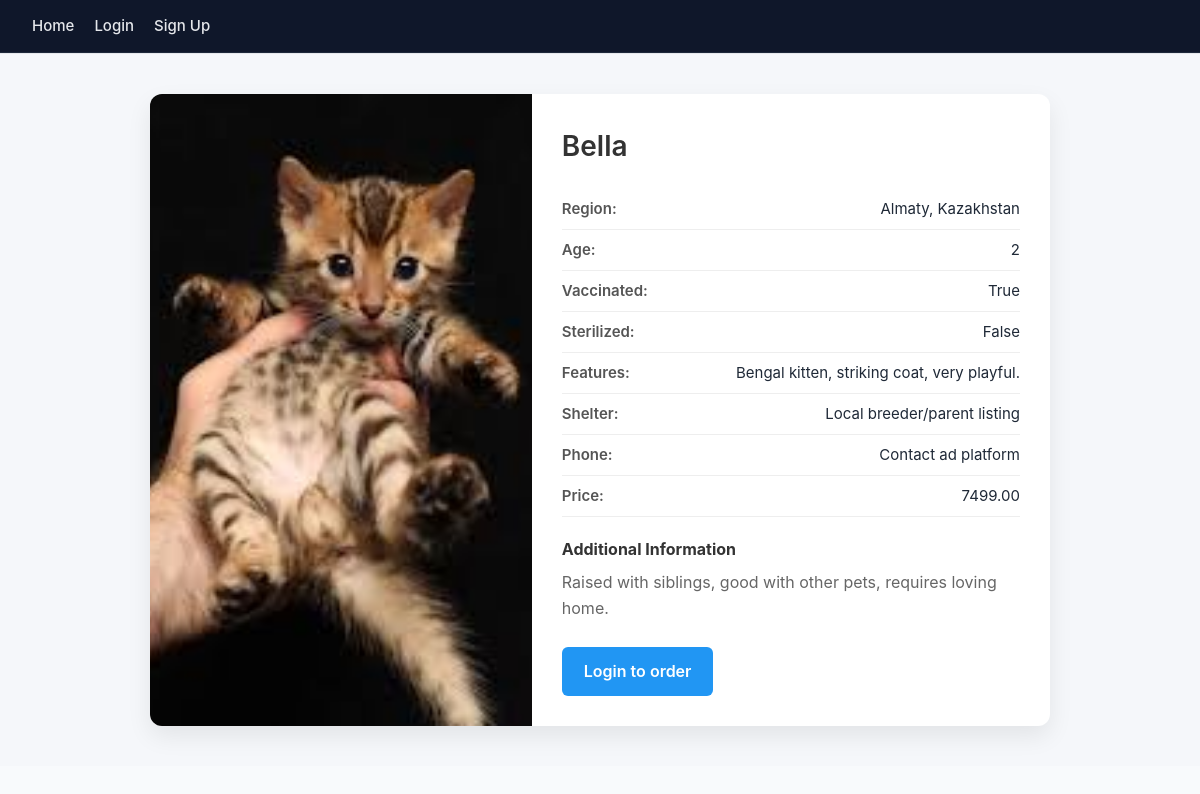
The page /product/8/ on the database its author committed.
### Shop/models.py (models this page shows, shortened)
class Product(models.Model):
    name = models.CharField(max_length=255)
    image = models.ImageField(upload_to='products/', blank=True, null=True)
    region = models.CharField(max_length=100)
    age = models.PositiveIntegerField()
    vaccinated = models.BooleanField(default=False)
    sterilized = models.BooleanField(default=False)
    features = models.TextField(blank=True)
    shelter = models.CharField(max_length=255)
    phone = models.CharField(max_length=20)
    price = models.DecimalField(max_digits=10, decimal_places=2)
    info = models.TextField(blank=True)

### Shop/views.py (the view)
# urls.py: path('product/<int:pk>/', views.product_detail, name='product_detail'),
def product_detail(request, pk):
    product = get_object_or_404(Product, pk=pk)
    return render(request, 'products/product_detail.html', {
        'product': product
    })

### Shop/templates/products/product_detail.html (shortened to what this page needs)
{% extends 'base.html' %}
{% load static %}
{% block css %}
<link rel="stylesheet" href="{% static 'css/product_details.css' %}">
{% endblock %}
{% block content %}
<div class="product-container">
    <div class="product-card">
        <div class="product-image">
            {% if product.image %}
                <img src="{{ product.image.url }}" alt="{{ product.name }}">
            {% else %}
                <img src="{% static 'images/no-image.png' %}" alt="No image available">
            {% endif %}
        </div>
        <div class="product-info">
            <h2 class="product-title">{{ product.name }}</h2>
            <ul class="product-details">
                <li><span>Region:</span> {{ product.region }}</li>
                <li><span>Age:</span> {{ product.age }}</li>
                <li><span>Vaccinated:</span> {{ product.vaccinated }}</li>
                <li><span>Sterilized:</span> {{ product.sterilized }}</li>
                <li><span>Features:</span> {{ product.features }}</li>
                <li><span>Shelter:</span> {{ product.shelter }}</li>
                <li><span>Phone:</span> {{ product.phone }}</li>
                <li><span>Price:</span> {{ product.price }}</li>
            </ul>
            <div class="product-description">
                <h4>Additional Information</h4>
                <p>{{ product.info }}</p>
            </div>
            <div class="product-actions">
                {% if user.is_authenticated %}
                    <a href="{% url 'create_order' product.id %}" class="btn-primary">
                        Adopt / Buy
                    </a>
                {% else %}
                    <a href="{% url 'login' %}" class="btn-secondary">
                        Login to order
                    </a>
                {% endif %}
            </div>
        </div>
    </div>
</div>
{% endblock %}

### Shop/static/css/base.css (style rules this page uses)
* { margin: 0; padding: 0; box-sizing: border-box; }
body { font-family: "Inter", "Segoe UI", Arial, sans-serif; background-color: #f8fafc; color: #1f2937; line-height: 1.6; }
h1, h2, h3 { color: #020617; font-weight: 600; margin-bottom: 14px; }
h2 { font-size: 26px; }
a { color: #2563eb; }
ul { list-style: none; }
li { padding: 8px 0; border-bottom: 1px solid #e5e7eb; }

### Shop/static/css/product_details.css (style rules this page uses)
.product-container { display: flex; justify-content: center; padding: 40px 20px; background-color: #f5f7fa; }
.product-card { display: flex; max-width: 900px; width: 100%; background: #ffffff; border-radius: 12px; box-shadow: 0 10px 25px rgba(0, 0, 0, 0.08); overflow: hidden; }
.product-image { flex: 1; background-color: #f0f0f0; }
.product-image img { width: 100%; height: 100%; object-fit: cover; }
.product-info { flex: 1.2; padding: 30px; }
.product-title { font-size: 28px; margin-bottom: 20px; color: #333; }
.product-details { list-style: none; padding: 0; margin: 0 0 20px 0; }
.product-details li { display: flex; justify-content: space-between; padding: 8px 0; border-bottom: 1px solid #eee; font-size: 15px; }
.product-details span { font-weight: 600; color: #555; }
.product-description h4 { margin-bottom: 8px; color: #333; }
.product-description p { color: #666; line-height: 1.6; }
.product-actions { margin-top: 25px; }
.btn-primary, .btn-secondary { display: inline-block; padding: 12px 22px; border-radius: 6px; text-decoration: none; font-weight: 600; transition: background-color 0.3s ease; }
.btn-secondary { background-color: #2196F3; color: #fff; }

### rows shown on the page
Product: image (picture), name "Bella", region "Almaty, Kazakhstan", age "2", vaccinated "True", sterilized "False", features "Bengal kitten, striking coat, very playful.", shelter "Local breeder/parent listing", phone "Contact ad platform", price "7499.00", info "Raised with siblings, good with other pets, requires loving home."
